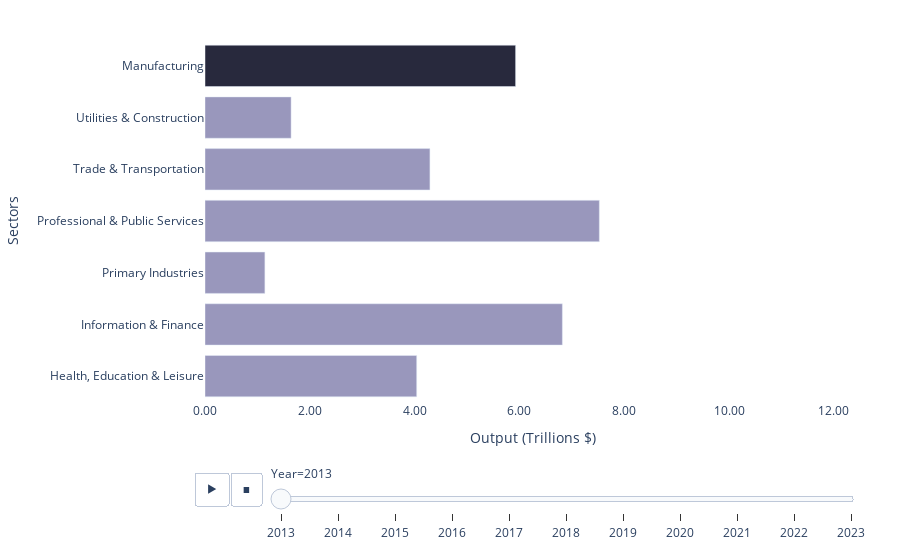

Write notebook code for a chart like this one.
### Code cell
import plotly.express as px

# Filter for 2013–2024
df_grouped_filtered = df_grouped[df_grouped["Year"].between(2013, 2024)].copy()

# Convert from millions to billions
df_grouped_filtered["Value_Trillions"] = df_grouped_filtered["Value"] / 1000000

# Step 2: Add a column for custom coloring
df_grouped_filtered["Color"] = df_grouped_filtered["Group"].apply(
    lambda g: "Manufacturing" if g == "Manufacturing" else "Other"
)

# Step 3: Define color map (blue for Manufacturing, gray for others)
color_map = {
    "Manufacturing": "#28293D",
    "Other": "#9997bc"
}

fig = px.bar(
    df_grouped_filtered,
    x="Value_Trillions",
    y="Group",
    color="Color",
    animation_frame="Year",
    orientation='h',
    color_discrete_map=color_map,
    hover_data={"Color": False}  
)

# Set custom tooltip on static traces (initial frame)
for trace in fig.data:
    trace.hovertemplate = "<b>%{y}</b><br>Value (Trillion $): %{x:.2f}<extra></extra>"

# Set custom tooltip on animated frames
for frame in fig.frames:
    for trace in frame.data:
        trace.hovertemplate = "<b>%{y}</b><br>Value (Trillion $): %{x:.2f}<extra></extra>"

fig.update_layout(
    showlegend=False,
    xaxis=dict(
        title="Output (Trillions $)",
        tickformat=".2f",
        range=[0, 12.5],
        showgrid=False,  # Turn off vertical grid lines
        zeroline=False   # Turn off the thick zero line
    ),
    yaxis=dict(
        title = "Sectors",
        showgrid=False,  # Turn off horizontal grid lines
        zeroline=False
    ),
    plot_bgcolor='white',   # Plot area background
    paper_bgcolor='white',  # Entire figure background
    margin=dict(t=40, l=100, r=40, b=40)
)

fig.show()

### Figure 1 — Plotly figure (JSON) as saved in the notebook; plotly's stock layout.template omitted (floating-point values rounded to 4 significant figures)
{"data": [{"customdata": [["Other"], ["Other"], ["Other"], ["Other"], ["Other"], ["Other"]], "hovertemplate": "<b>%{y}</b><br>Value (Trillion $): %{x:.2f}<extra></extra>", "legendgroup": "Other", "marker": {"color": "#9997bc", "pattern": {"shape": ""}}, "name": "Other", "orientation": "h", "showlegend": true, "textposition": "auto", "type": "bar", "x": [4.04, 6.82, 1.143, 7.526, 4.293, 1.643], "xaxis": "x", "y": ["Health, Education & Leisure", "Information & Finance", "Primary Industries", "Professional & Public Services", "Trade & Transportation", "Utilities & Construction"], "yaxis": "y"}, {"customdata": [["Manufacturing"]], "hovertemplate": "<b>%{y}</b><br>Value (Trillion $): %{x:.2f}<extra></extra>", "legendgroup": "Manufacturing", "marker": {"color": "#28293D", "pattern": {"shape": ""}}, "name": "Manufacturing", "orientation": "h", "showlegend": true, "textposition": "auto", "type": "bar", "x": [5.928], "xaxis": "x", "y": ["Manufacturing"], "yaxis": "y"}], "layout": {"barmode": "relative", "legend": {"title": {"text": "Color"}, "tracegroupgap": 0}, "margin": {"b": 40, "l": 100, "r": 40, "t": 40}, "paper_bgcolor": "white", "plot_bgcolor": "white", "showlegend": false, "sliders": [{"active": 0, "currentvalue": {"prefix": "Year="}, "len": 0.9, "pad": {"b": 10, "t": 60}, "steps": [{"args": [["2013"], {"frame": {"duration": 0, "redraw": true}, "fromcurrent": true, "mode": "immediate", "transition": {"duration": 0, "easing": "linear"}}], "label": "2013", "method": "animate"}, {"args": [["2014"], {"frame": {"duration": 0, "redraw": true}, "fromcurrent": true, "mode": "immediate", "transition": {"duration": 0, "easing": "linear"}}], "label": "2014", "method": "animate"}, {"args": [["2015"], {"frame": {"duration": 0, "redraw": true}, "fromcurrent": true, "mode": "immediate", "transition": {"duration": 0, "easing": "linear"}}], "label": "2015", "method": "animate"}, {"args": [["2016"], {"frame": {"duration": 0, "redraw": true}, "fromcurrent": true, "mode": "immediate", "transition": {"duration": 0, "easing": "linear"}}], "label": "2016", "method": "animate"}, {"args": [["2017"], {"frame": {"duration": 0, "redraw": true}, "fromcurrent": true, "mode": "immediate", "transition": {"duration": 0, "easing": "linear"}}], "label": "2017", "method": "animate"}, {"args": [["2018"], {"frame": {"duration": 0, "redraw": true}, "fromcurrent": true, "mode": "immediate", "transition": {"duration": 0, "easing": "linear"}}], "label": "2018", "method": "animate"}, {"args": [["2019"], {"frame": {"duration": 0, "redraw": true}, "fromcurrent": true, "mode": "immediate", "transition": {"duration": 0, "easing": "linear"}}], "label": "2019", "method": "animate"}, {"args": [["2020"], {"frame": {"duration": 0, "redraw": true}, "fromcurrent": true, "mode": "immediate", "transition": {"duration": 0, "easing": "linear"}}], "label": "2020", "method": "animate"}, {"args": [["2021"], {"frame": {"duration": 0, "redraw": true}, "fromcurrent": true, "mode": "immediate", "transition": {"duration": 0, "easing": "linear"}}], "label": "2021", "method": "animate"}, {"args": [["2022"], {"frame": {"duration": 0, "redraw": true}, "fromcurrent": true, "mode": "immediate", "transition": {"duration": 0, "easing": "linear"}}], "label": "2022", "method": "animate"}, {"args": [["2023"], {"frame": {"duration": 0, "redraw": true}, "fromcurrent": true, "mode": "immediate", "transition": {"duration": 0, "easing": "linear"}}], "label": "2023", "method": "animate"}], "x": 0.1, "xanchor": "left", "y": 0, "yanchor": "top"}], "updatemenus": [{"buttons": [{"args": [null, {"frame": {"duration": 500, "redraw": true}, "fromcurrent": true, "mode": "immediate", "transition": {"duration": 500, "easing": "linear"}}], "label": "&#9654;", "method": "animate"}, {"args": [[null], {"frame": {"duration": 0, "redraw": true}, "fromcurrent": true, "mode": "immediate", "transition": {"duration": 0, "easing": "linear"}}], "label": "&#9724;", "method": "animate"}], "direction": "left", "pad": {"r": 10, "t": 70}, "showactive": false, "type": "buttons", "x": 0.1, "xanchor": "right", "y": 0, "yanchor": "top"}], "xaxis": {"anchor": "y", "domain": [0, 1], "range": [0, 12.5], "showgrid": false, "tickformat": ".2f", "title": {"text": "Output (Trillions $)"}, "zeroline": false}, "yaxis": {"anchor": "x", "domain": [0, 1], "showgrid": false, "title": {"text": "Sectors"}, "zeroline": false}}}
